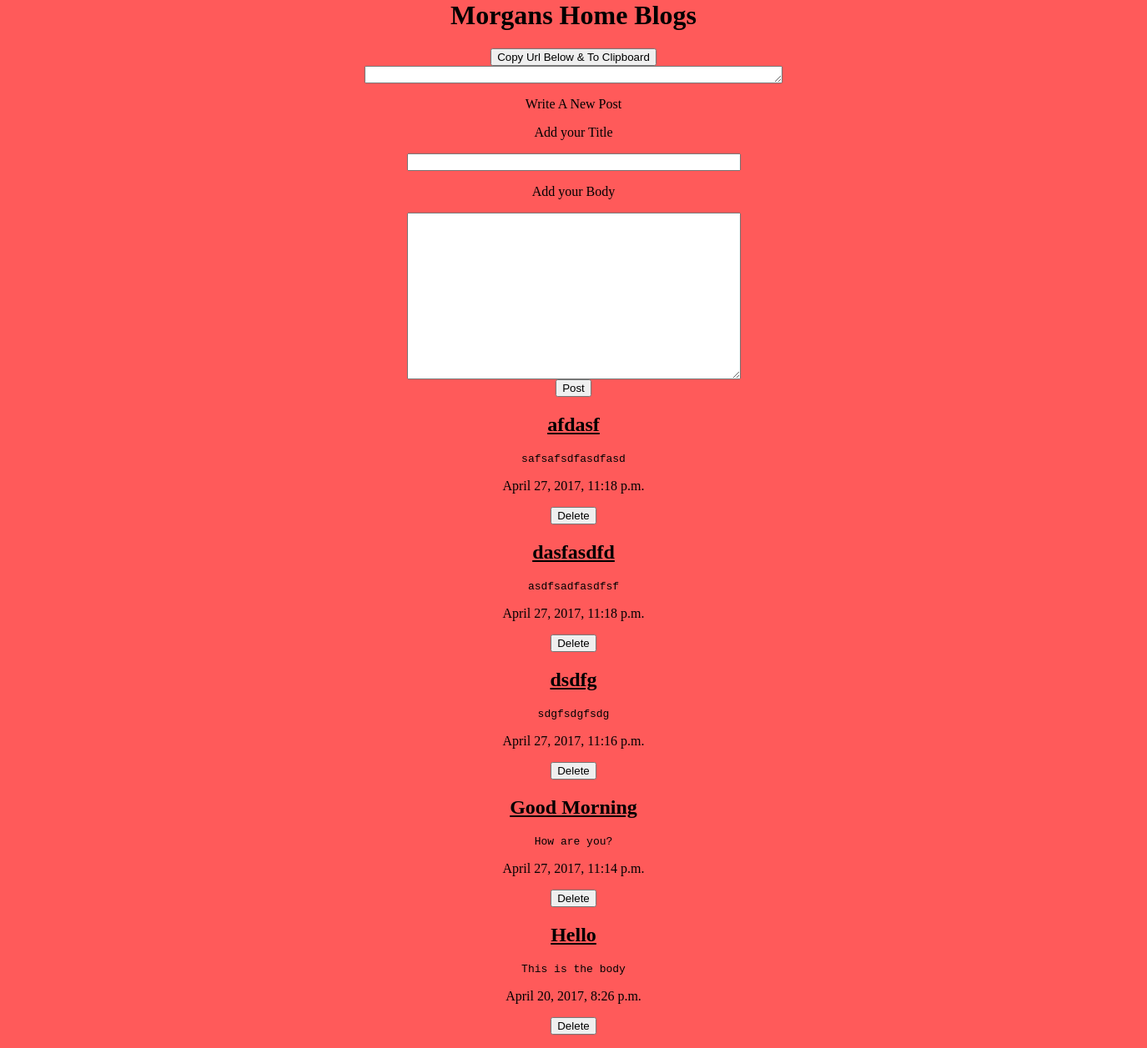
The app's page /, older data.
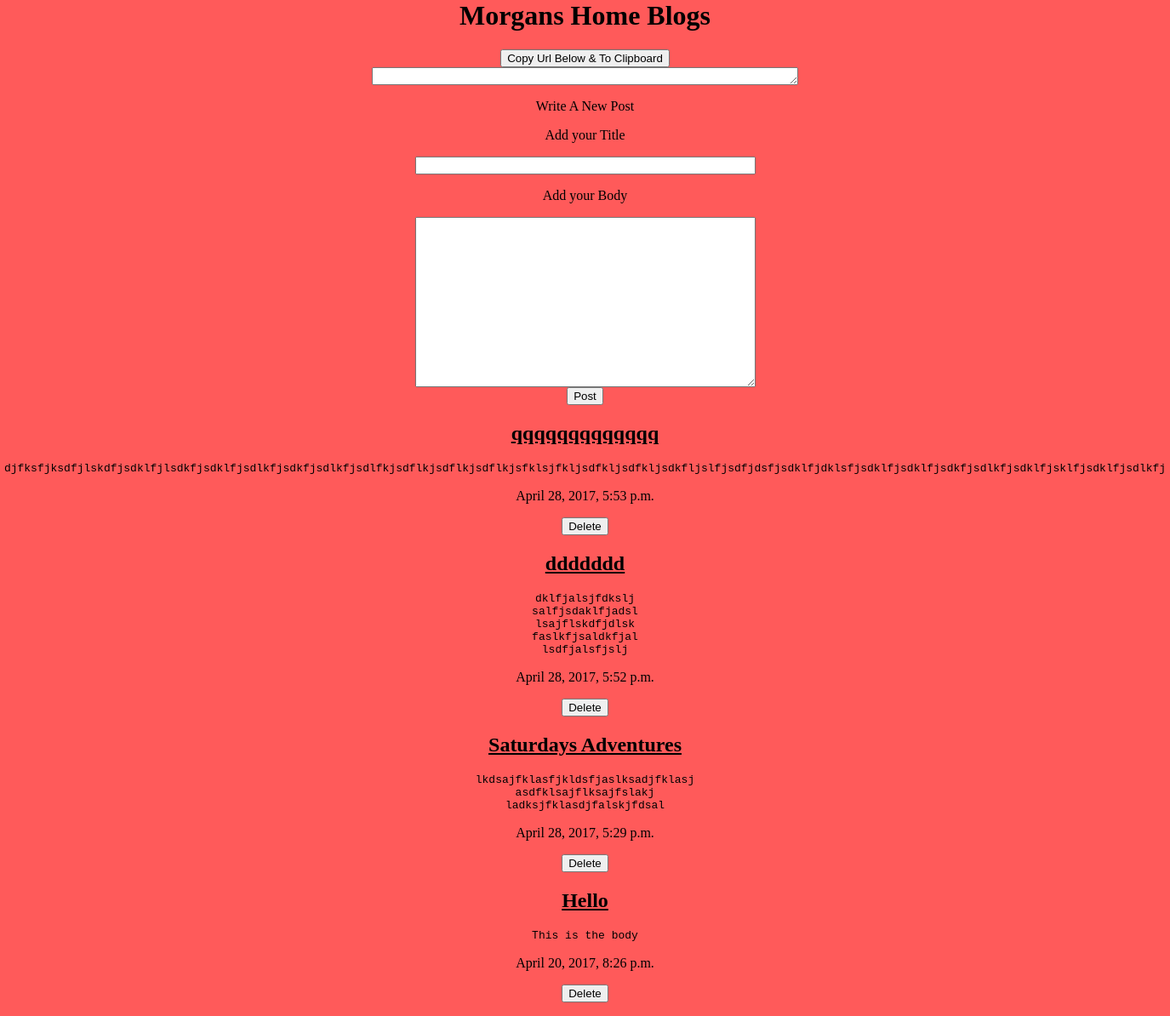
The same page, newer data.
### blog_project/models.py (models this page shows, shortened)
@python_2_unicode_compatible  # only if you need to support Python 2
class Post(models.Model):
    title = models.CharField(max_length=100)
    body = models.TextField()
    timestamp = models.DateTimeField(auto_now_add=True)

### blog_project/views.py (the view)
# urls.py: url(r'^$', views.IndexView.as_view(), name='index'),
class IndexView(generic.ListView):
    template_name = 'index.html'
    context_object_name = 'blog_posts'
    def get_queryset(self):
        return Post.objects.order_by('-timestamp')

### blog_project/templates/index.html (shortened to what this page needs)
{% load staticfiles %}
<head>
    <link rel="stylesheet" type="text/css" href="{% static 'style.css' %}" />
</head>
<body>
    <h1>Morgans Home Blogs </h1>
    <input type="button" value="Copy Url Below & To Clipboard" onclick="mycopy();" />
    <br /> <textarea id="url" rows="1" cols="60"></textarea>
    <form action="/post" method="post">
        <p>Write A New Post</p>
        <p>Add your Title</p>
        <input type="text" name="title" maxlength="60" class="box text-input" />
        <p>Add your Body</p>
        <textarea name="body" class="box text-area"  ></textarea>
        <input type="submit" value="Post" />
    </form>
{% if blog_posts %}
    {% for post in blog_posts %}
    <form>
        <h2>{{post.title}}</h2>
        <pre>{{post.body}}</pre>
        <p>{{post.timestamp}}</p>
        <input type="submit" value="Delete" onclick="deletePost({{post.id}})"/>
    </form>
    {% endfor %}
{% else %}
    <p>No blog posts are available.</p>
{% endif %}
</body>

Row changes from the older to the newer data that the page shows:
removed Post: title "afdasf", body "safsafsdfasdfasd", timestamp "April 27, 2017, 11:18 p.m."
removed Post: title "dasfasdfd", body "asdfsadfasdfsf", timestamp "April 27, 2017, 11:18 p.m."
removed Post: title "dsdfg", body "sdgfsdgfsdg", timestamp "April 27, 2017, 11:16 p.m."
removed Post: title "Good Morning", body "How are you?", timestamp "April 27, 2017, 11:14 p.m."
added Post: title "qqqqqqqqqqqqq", body "djfksfjksdfjlskdfjsdklfjlsdkfjsdklfjsdlkfjsdkfjsdlkfjsdlfkjsdflkjsdflkjsdflkjsfklsjfkljsdfkljsdfkljsdkfljslfjsdfjdsfjsdklfjdklsfjsdklfjsdklfjsdkfjsdlkfjsdklfjsklfjsdklfjsdlkfj", timestamp "April 28, 2017, 5:53 p.m."
added Post: title "ddddddd", body "dklfjalsjfdkslj salfjsdaklfjadsl lsajflskdfjdlsk faslkfjsaldkfjal lsdfjalsfjslj", timestamp "April 28, 2017, 5:52 p.m."
added Post: title "Saturdays Adventures", body "lkdsajfklasfjkldsfjaslksadjfklasj asdfklsajflksajfslakj ladksjfklasdjfalskjfdsal", timestamp "April 28, 2017, 5:29 p.m."
